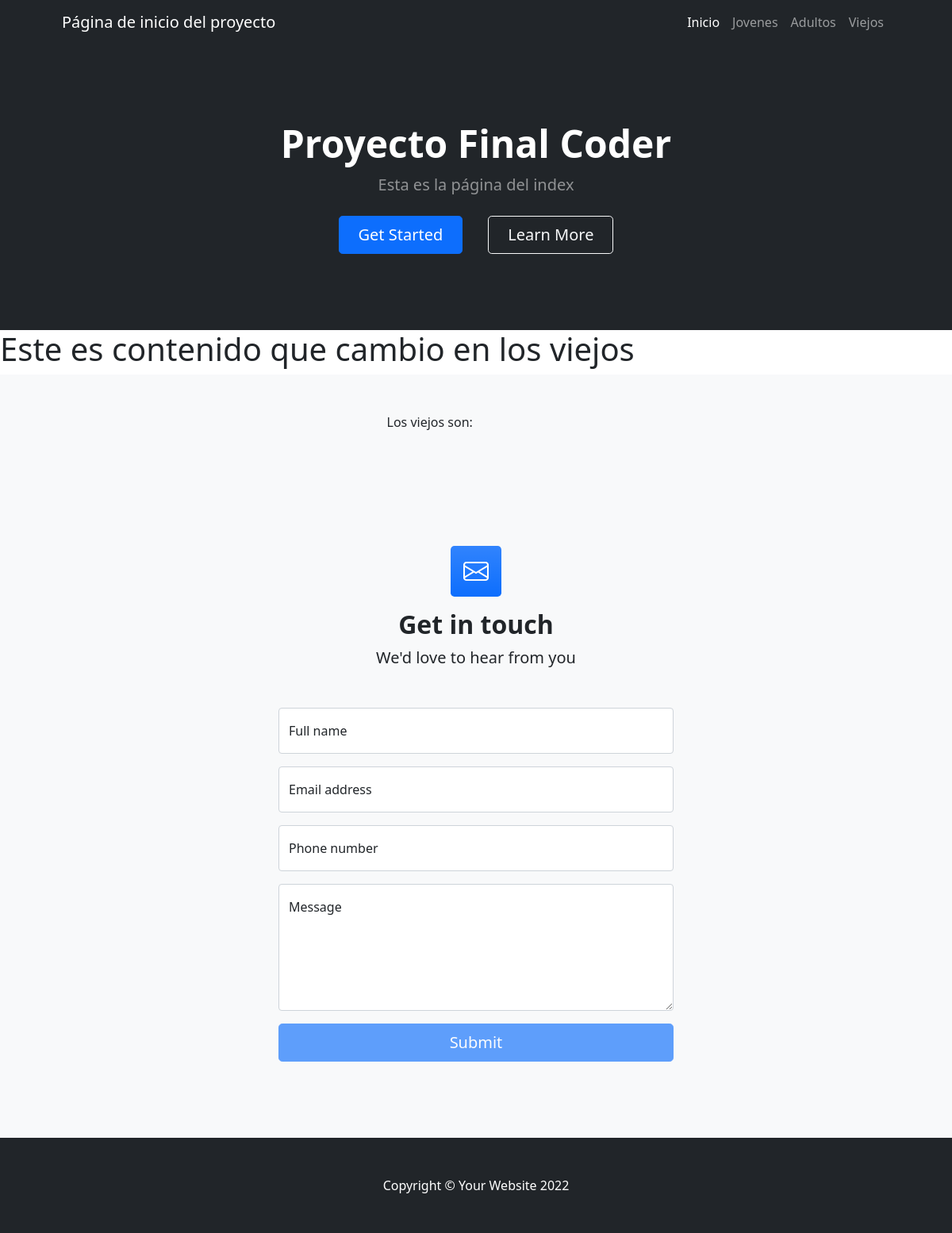
The app's page /ProyectoCoder1App/viejos, older data.
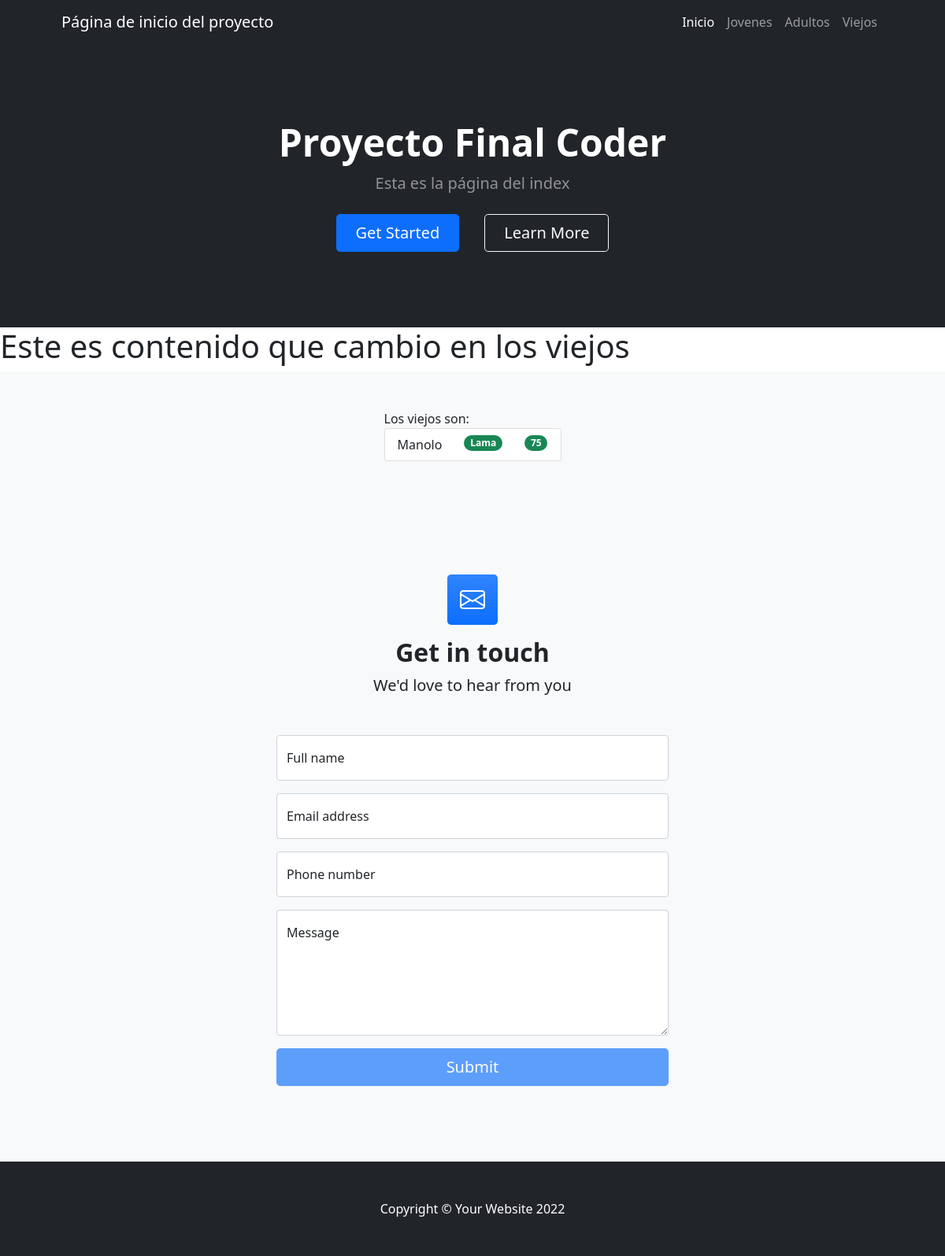
The same page, newer data.
### ProyectoCoder1App/models.py (models this page shows)
class Viejo(models.Model):
    nombre=models.CharField(max_length=40)
    apellido=models.CharField(max_length=40)
    edad=models.IntegerField()

### ProyectoCoder1App/views.py (the view)
# urls.py: path("viejos", views.viejos,name="viejos"),
def viejos(request):
    viejos=Viejo
    lista_viejos = Viejo.objects.all()
    return render(request, "ProyectoCoder1App/viejos.html", {"viejos":lista_viejos})

### ProyectoCoder1App/templates/ProyectoCoder1App/viejos.html
{% extends "ProyectoCoder1App/padre.html" %}
{% load static %}
{% block ContenidoQueCambia %}
<h1>Este es contenido que cambio en los viejos</h1>
<section class="bg-light py-5">
    <div class="container px-5">
        <div class="row gx-5 justify-content-center">
            <div class="col-lg-3">
                Los viejos son:
                <ul class="list-group">
                    {% for viejo in viejos %}
                        <li class="list-group-item d-flex justify-content-between align-items-start">
                            {{viejo.nombre}}
                            <span class="badge bg-success rounded-pill">{{viejo.apellido}}</span>
                            <span class="badge bg-success rounded-pill">{{viejo.edad}}</span>
                        </li>
                    {% endfor %}
                </ul>
            </div>
        </div>
    </div>
</section>
{% endblock %}

Row changes from the older to the newer data that the page shows:
added Viejo: nombre "Manolo", apellido "Lama", edad "75"
